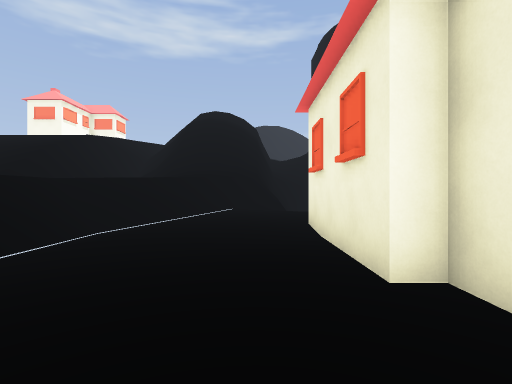
View 1 (above)

18 first-person views from a walk through a 3-D level made in the Godot game engine. The camera is 1.5 m above the floor, looks level and sees 85° across. The floor is counted in squares, 2 m on a side. Each view is taken from the middle of a square. On the plan, view 1 faces up. The plan holds only what a view shows up to about 10 squares ahead; the rest is blank. The place goes on beyond the plan.

View 2
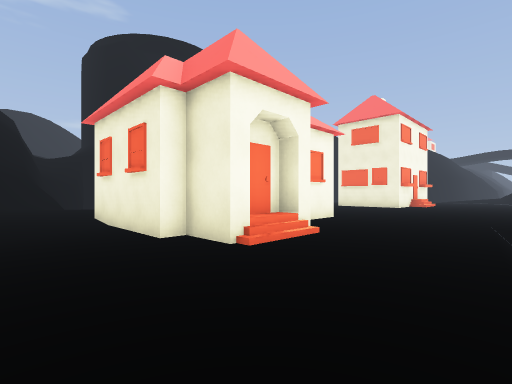

View 3
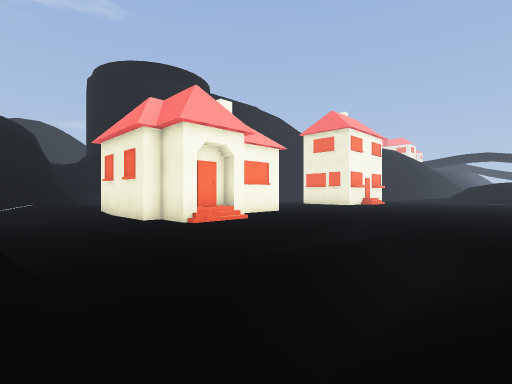

View 4
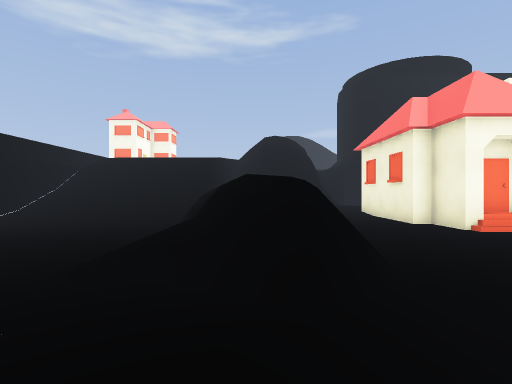

View 5
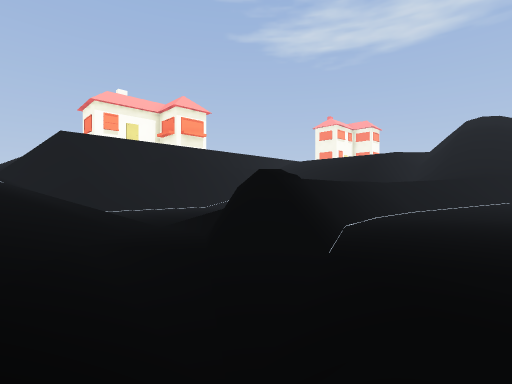

View 6
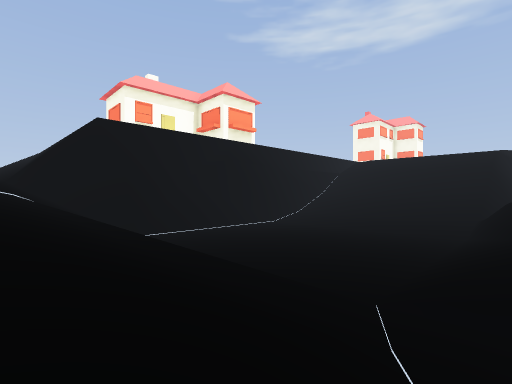

View 7
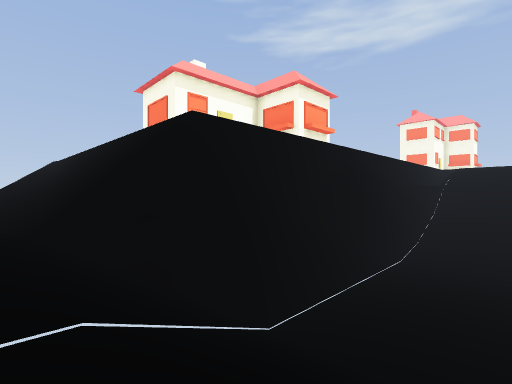

View 8
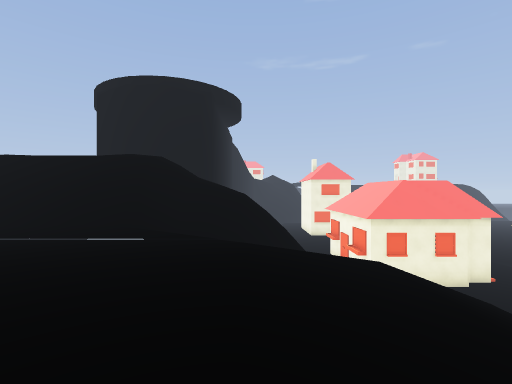

View 9
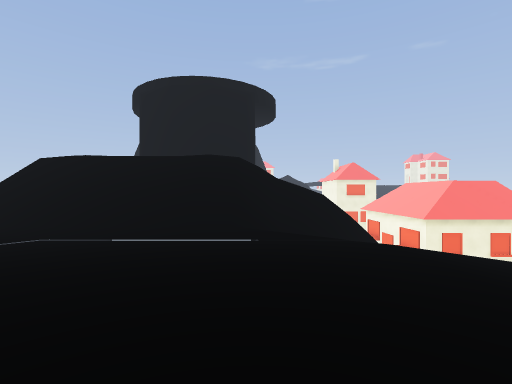

View 10
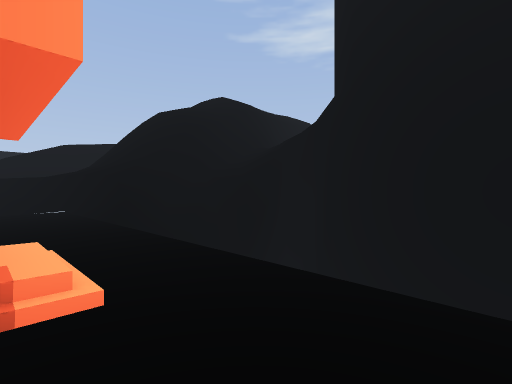

View 11
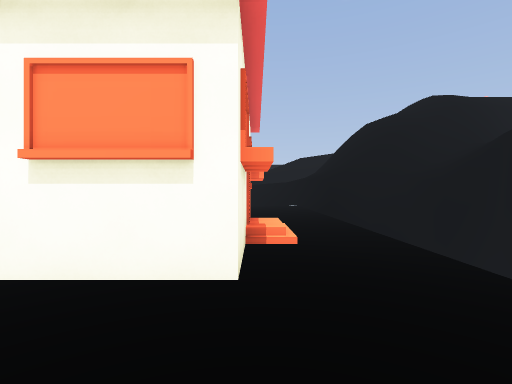

View 12
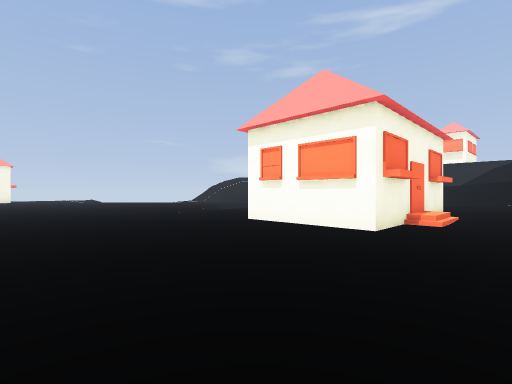

View 13
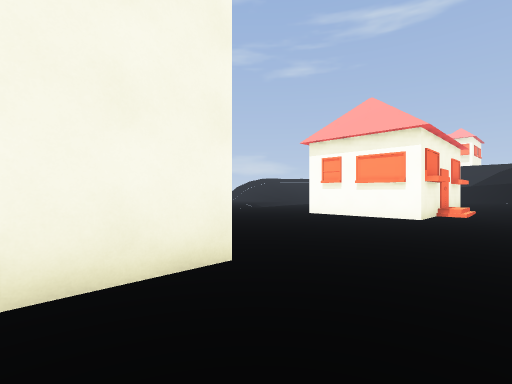

View 14
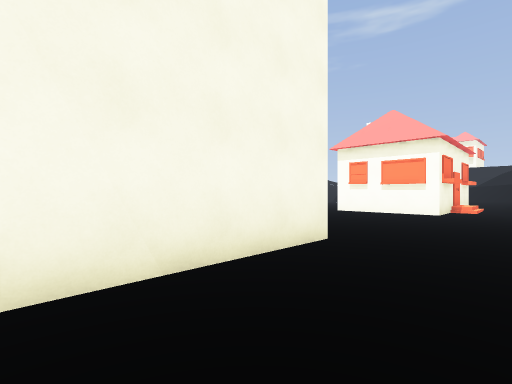

View 15
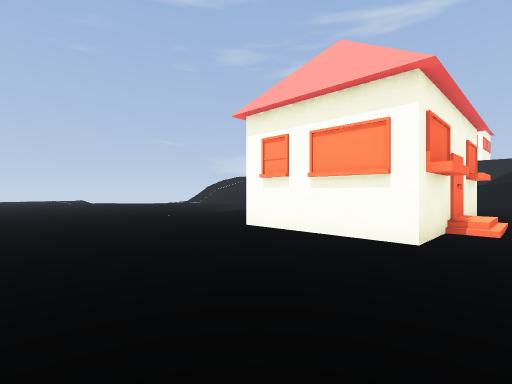

View 16
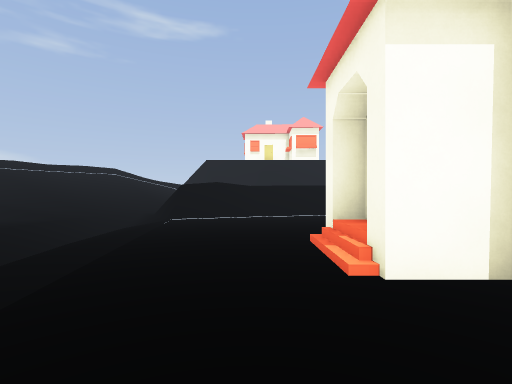

View 17
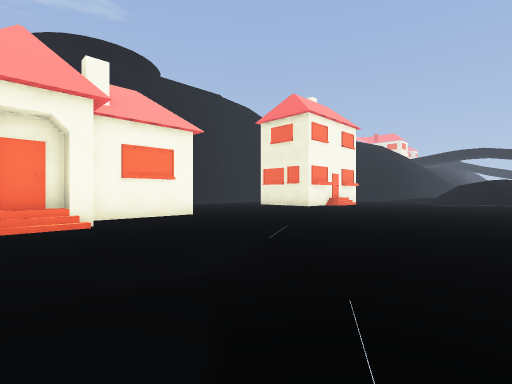

View 18
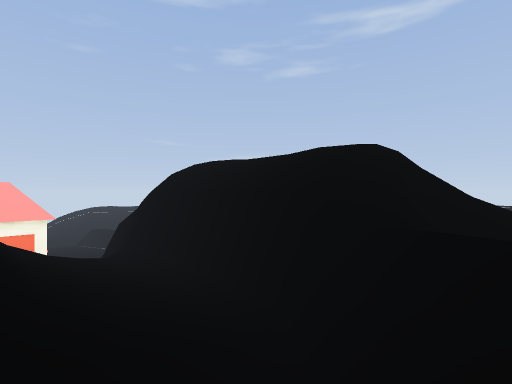

### Floor plan
Key: @ floor where view 1 was taken; # wall or solid block; . main floor; - floor 0.75 m lower than the main floor; : floor 1.5 m higher than the main floor; + floor 2.5 m higher than the main floor; * floor 4 m higher than the main floor; % floor 4.75 m higher than the main floor; & floor 5.5 m higher than the main floor; $ floor 8.75 m higher than the main floor; / step, stairs or slope; = window, fence, low wall or low ledge; ^ raised ledge; v drop or lower ground; H house.
Columns run from 20 left of view 1 to 17 right of it. Each row starts with its distance up from view 1.
 19                   //   &
 18                   /==
 17                 //$/#*
 16                &//$/#*/#
 15               &&//$/=%/#
 14               &&//$/#*/#
 13               &&//$/#%/#
 12            &  &&/v//#//####^
 11               &&vv//v/v
 10            &  &/vv//vvv
  9               %/vvvv#v
  8              //vvvvv#vvvvvv......... .
  7           // //vv v#...............
  6          =/////v v#...HHHHH........
  5          v/////vv#...H     ......H
  4       H  #///// v#...H     ......
  3      HH  #...../##...H     ......
  2          #...../##....HH.........
  1          #......##....H..........
  0     H    #......v#..@............
 -1    HH    #....../=...............
 -2          #....../=#...////........
 -3 /////////#/  /...///==/./..........
 -4 v //////////:///..-/////...........
 -5    /////++/////////////.........

Positions as (right, up) in squares from view 1, and headings:
1: (0, 0), facing up
2: (-1, -2), facing up-right
3: (-2, -5), facing up-right
4: (-3, -5), facing up
5: (0, -5), facing up-left
6: (-4, -5), facing up-left
7: (-8, -5), facing up-left
8: (-9, 10), facing right
9: (-9, 12), facing right
10: (7, 6), facing up-left
11: (9, 6), facing left
12: (12, 8), facing down-left
13: (15, 8), facing down-left
14: (17, 8), facing down-left
15: (11, 7), facing down-left
16: (6, 0), facing left
17: (2, -5), facing up-right
18: (3, 19), facing down-left
